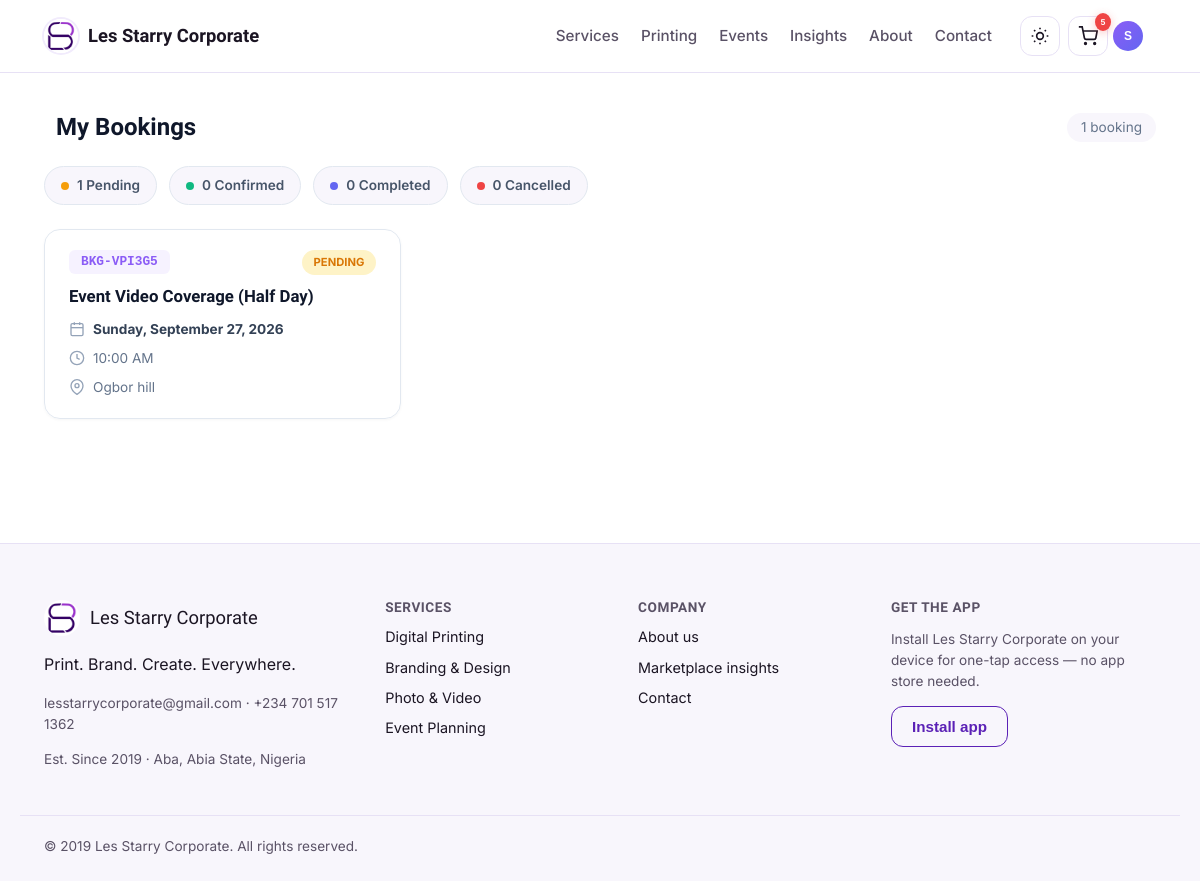
/dashboard/bookings (signed in), run on the app's committed database.
### app/models.py (models this page shows, shortened)
class User(UserMixin, db.Model):
    __tablename__ = "users"
    id = db.Column(db.Integer, primary_key=True)
    full_name = db.Column(db.String(120), nullable=False)
    email = db.Column(db.String(150), unique=True, nullable=False, index=True)
    phone = db.Column(db.String(30))
    password_hash = db.Column(db.String(255), nullable=False)
    is_admin = db.Column(db.Boolean, default=False)
    preferred_theme = db.Column(db.String(20), default="light")
    preferred_currency = db.Column(db.String(10), default="NGN")
    address = db.Column(db.String(255), nullable=True)
    last_login = db.Column(db.DateTime, nullable=True)
    created_at = db.Column(db.DateTime, default=datetime.utcnow)
    updated_at = db.Column(db.DateTime, default=datetime.utcnow, onupdate=datetime.utcnow)
    bookings = db.relationship(
        "Booking",
        foreign_keys="Booking.user_id",
        back_populates="customer",
        lazy=True
    )
    orders = db.relationship("Order", back_populates="customer", lazy=True)
    cart_items = db.relationship("CartItem", back_populates="owner", lazy=True, cascade="all, delete-orphan")
    reviews = db.relationship("Review", back_populates="author", lazy=True)
    assigned_bookings = db.relationship(
        "Booking",
        foreign_keys="Booking.assigned_staff_id",
        back_populates="assigned_staff",
        lazy=True
    )
    wishlist_items = db.relationship("Wishlist", back_populates="user", lazy=True, cascade="all, delete-orphan")
    notifications = db.relationship("Notification", back_populates="user", lazy=True, cascade="all, delete-orphan")
    activities = db.relationship("ActivityLog", back_populates="user", lazy=True, cascade="all, delete-orphan")

class Booking(db.Model):
    __tablename__ = "bookings"
    id = db.Column(db.Integer, primary_key=True)
    reference = db.Column(db.String(20), unique=True, default=lambda: generate_reference("BKG"))
    user_id = db.Column(db.Integer, db.ForeignKey("users.id"), nullable=False)
    service_id = db.Column(db.Integer, db.ForeignKey("services.id"), nullable=False)
    preferred_date = db.Column(db.Date, nullable=False)
    preferred_time = db.Column(db.Time, nullable=False)
    location = db.Column(db.String(255))
    event_type = db.Column(db.String(100))
    notes = db.Column(db.Text)
    status = db.Column(db.String(30), default="pending")
    guest_count = db.Column(db.Integer, nullable=True)
    estimated_duration = db.Column(db.Integer, nullable=True)
    special_requests = db.Column(db.Text, nullable=True)
    assigned_staff_id = db.Column(db.Integer, db.ForeignKey("users.id", name="fk_booking_assigned_staff"), nullable=True)
    payment_status = db.Column(db.String(20), default="unpaid")
    created_at = db.Column(db.DateTime, default=datetime.utcnow)
    updated_at = db.Column(db.DateTime, default=datetime.utcnow, onupdate=datetime.utcnow)
    confirmed_at = db.Column(db.DateTime, nullable=True)
    cancelled_at = db.Column(db.DateTime, nullable=True)
    customer = db.relationship("User", foreign_keys=[user_id], back_populates="bookings")
    assigned_staff = db.relationship("User", foreign_keys=[assigned_staff_id], back_populates="assigned_bookings")
    service = db.relationship("Service", back_populates="bookings")
    @property
    def display_date(self):
        return self.preferred_date.strftime('%A, %B %d, %Y')
    @property
    def display_time(self):
        return self.preferred_time.strftime('%I:%M %p')

class Service(db.Model):
    __tablename__ = "services"
    id = db.Column(db.Integer, primary_key=True)
    category_id = db.Column(db.Integer, db.ForeignKey("service_categories.id"), nullable=False)
    name = db.Column(db.String(150), nullable=False)
    slug = db.Column(db.String(150), unique=True, nullable=False)
    short_description = db.Column(db.String(255))
    description = db.Column(db.Text)
    image = db.Column(db.String(255), default="img/placeholder-service.jpg")
    additional_images = db.Column(db.Text, nullable=True)
    price = db.Column(db.Float, nullable=False, default=0.0)
    unit = db.Column(db.String(50), default="item")
    compare_at_price = db.Column(db.Float, nullable=True)
    is_on_sale = db.Column(db.Boolean, default=False)
    sale_start_date = db.Column(db.DateTime, nullable=True)
    sale_end_date = db.Column(db.DateTime, nullable=True)
    estimated_delivery_days = db.Column(db.Integer, default=3)
    has_express_option = db.Column(db.Boolean, default=False)
    express_price_multiplier = db.Column(db.Float, default=1.5)
    is_bookable = db.Column(db.Boolean, default=False)
    is_purchasable = db.Column(db.Boolean, default=True)
    is_featured = db.Column(db.Boolean, default=False)
    is_active = db.Column(db.Boolean, default=True)
    stock_quantity = db.Column(db.Integer, default=0)
    low_stock_threshold = db.Column(db.Integer, default=5)
    track_inventory = db.Column(db.Boolean, default=False)
    meta_title = db.Column(db.String(100), nullable=True)
    meta_description = db.Column(db.String(200), nullable=True)
    created_at = db.Column(db.DateTime, default=datetime.utcnow)
    updated_at = db.Column(db.DateTime, default=datetime.utcnow, onupdate=datetime.utcnow)
    category = db.relationship("ServiceCategory", back_populates="services")
    bookings = db.relationship("Booking", back_populates="service", lazy=True)
    reviews = db.relationship("Review", back_populates="service", lazy=True)
    order_items = db.relationship("OrderItem", back_populates="service", lazy=True)
    wishlist_entries = db.relationship("Wishlist", back_populates="service", lazy=True, cascade="all, delete-orphan")

### app/blueprints/dashboard/routes.py (the view)
@dashboard_bp.route("/bookings")
@login_required
def bookings():
    bookings = Booking.query.filter_by(user_id=current_user.id).order_by(Booking.created_at.desc()).all()
    return render_template("dashboard/bookings.html", bookings=bookings)

### app/templates/dashboard/bookings.html (shortened to what this page needs)
{% extends "base.html" %}
{% block content %}
<section class="bookings-page">
  <div class="container">
    <div class="page-header">
      <h1>
        My Bookings
      </h1>
      <div class="count-badge">
        {{ bookings|length }} booking{{ 's' if bookings|length != 1 }}
      </div>
    </div>
    {% if bookings %}
    <div class="stats-bar">
      <div class="stat-pill">
        <span class="stat-dot pending"></span>
        {{ bookings|selectattr('status', 'equalto', 'pending')|list|length }} Pending
      </div>
      <div class="stat-pill">
        <span class="stat-dot confirmed"></span>
        {{ bookings|selectattr('status', 'equalto', 'confirmed')|list|length }} Confirmed
      </div>
      <div class="stat-pill">
        <span class="stat-dot completed"></span>
        {{ bookings|selectattr('status', 'equalto', 'completed')|list|length }} Completed
      </div>
      <div class="stat-pill">
        <span class="stat-dot cancelled"></span>
        {{ bookings|selectattr('status', 'equalto', 'cancelled')|list|length }} Cancelled
      </div>
    </div>
    <div class="bookings-grid">
      {% for b in bookings %}
      <div class="booking-card">
        <div class="booking-header">
          <span class="booking-ref">{{ b.reference }}</span>
          <span class="status-pill status-{{ b.status }}">{{ b.status }}</span>
        </div>
        <h3 class="booking-service">{{ b.service.name }}</h3>
        <div class="booking-meta">
          <div class="meta-row">
            <svg viewBox="0 0 24 24" fill="none" stroke="currentColor" stroke-width="2"><rect x="3" y="4" width="18" height="18" rx="2"/><line x1="16" y1="2" x2="16" y2="6"/><line x1="8" y1="2" x2="8" y2="6"/><line x1="3" y1="10" x2="21" y2="10"/></svg>
            <strong>{{ b.display_date }}</strong>
          </div>
          <div class="meta-row">
            <svg viewBox="0 0 24 24" fill="none" stroke="currentColor" stroke-width="2"><circle cx="12" cy="12" r="10"/><polyline points="12 6 12 12 16 14"/></svg>
            {{ b.display_time }}
          </div>
          {% if b.location %}
          <div class="meta-row">
            <svg viewBox="0 0 24 24" fill="none" stroke="currentColor" stroke-width="2"><path d="M21 10c0 7-9 13-9 13s-9-6-9-13a9 9 0 0 1 18 0z"/><circle cx="12" cy="10" r="3"/></svg>
            {{ b.location }}
          </div>
          {% endif %}
        </div>
      </div>
      {% endfor %}
    </div>
    {% endif %}
  </div>
</section>
{% endblock %}

### app/templates/base.html (shortened to what this page needs)
<!DOCTYPE html>
<html lang="en" data-theme="light">
<head>
<link rel="stylesheet" href="{{ url_for('static', filename='css/style.css') }}">
</head>
<body>
<header class="site-header">
  <div class="container header-inner">
    <a href="{{ url_for('main.index') }}" class="brand">
      <span class="brand-mark" aria-hidden="true">
        <img src="{{ url_for('static', filename='img/brand/logo-mark.png') }}" alt="" width="34" height="34">
      </span>
      <span class="brand-name">{{ company_name }}</span>
    </a>
    <nav class="main-nav" aria-label="Primary">
      <a href="{{ url_for('catalog.list_services') }}">Services</a>
      <a href="{{ url_for('catalog.list_services') }}?category=printing">Printing</a>
      <a href="{{ url_for('catalog.list_services') }}?category=events">Events</a>
      <a href="{{ url_for('main.marketplace_insights') }}">Insights</a>
      <a href="{{ url_for('main.about') }}">About</a>
      <a href="{{ url_for('main.contact') }}">Contact</a>
    </nav>
    <div class="header-actions">
      <button id="theme-toggle" class="icon-btn" aria-label="Toggle dark mode" title="Toggle light/dark mode">
        <svg class="icon-sun" width="20" height="20" viewBox="0 0 24 24" fill="none" stroke="currentColor" stroke-width="2"><circle cx="12" cy="12" r="4"/><path d="M12 2v2M12 20v2M4.9 4.9l1.4 1.4M17.7 17.7l1.4 1.4M2 12h2M20 12h2M4.9 19.1l1.4-1.4M17.7 6.3l1.4-1.4"/></svg>
      </button>
      <a href="{{ url_for('cart.view_cart') }}" class="icon-btn cart-link" aria-label="View cart" id="cartLink">
        <svg width="20" height="20" viewBox="0 0 24 24" fill="none" stroke="currentColor" stroke-width="2"><circle cx="9" cy="21" r="1"/><circle cx="20" cy="21" r="1"/><path d="M1 1h4l2.7 13.4a2 2 0 002 1.6h9.7a2 2 0 002-1.6L23 6H6"/></svg>
        {% if current_user.is_authenticated and cart_count and cart_count > 0 %}
        <span class="badge cart-badge" id="cartBadge">{{ cart_count }}</span>
        {% elif current_user.is_authenticated %}
        <span class="badge cart-badge" id="cartBadge" style="display: none;">0</span>
        {% endif %}
      </a>
      {% if current_user.is_authenticated %}
      <div class="user-menu" id="userMenu">
        <button class="icon-btn user-btn" id="userMenuBtn" aria-haspopup="true" aria-expanded="false" aria-label="User menu">
          <span class="user-avatar">{{ current_user.full_name[0]|upper }}</span>
        </button>
      </div>
      {% else %}
      <a href="{{ url_for('auth.login') }}" class="btn btn-ghost btn-sm">Log in</a>
      <a href="{{ url_for('auth.register') }}" class="btn btn-primary btn-sm">Sign up</a>
      {% endif %}
    </div>
  </div>
</header>
<main id="main-content">
  {% block content %}{% endblock %}
</main>
<footer class="site-footer">
  <div class="container footer-grid">
    <div class="footer-brand">
      <div class="footer-brand-mark">
        <img src="{{ url_for('static', filename='img/brand/logo-mark.png') }}" alt="{{ company_name }} logo" width="36" height="36">
        <span class="brand-name">{{ company_name }}</span>
      </div>
      <p>{{ company_tagline }}</p>
      <p class="footer-meta">{{ company_email }} · {{ company_phone }}</p>
      <p class="footer-meta">Est. {{ company_founded }} · Aba, Abia State, Nigeria</p>
    </div>
    <div class="footer-col">
      <h4>Services</h4>
      <a href="{{ url_for('catalog.list_services') }}?category=printing">Digital Printing</a>
      <a href="{{ url_for('catalog.list_services') }}?category=branding">Branding &amp; Design</a>
      <a href="{{ url_for('catalog.list_services') }}?category=photo-video">Photo &amp; Video</a>
      <a href="{{ url_for('catalog.list_services') }}?category=events">Event Planning</a>
    </div>
    <div class="footer-col">
      <h4>Company</h4>
      <a href="{{ url_for('main.about') }}">About us</a>
      <a href="{{ url_for('main.marketplace_insights') }}">Marketplace insights</a>
      <a href="{{ url_for('main.contact') }}">Contact</a>
    </div>
    <div class="footer-col">
      <h4>Get the app</h4>
      <p class="footer-meta">Install {{ company_name }} on your device for one-tap access — no app store needed.</p>
      <button id="install-btn" class="btn btn-outline" hidden>Install app</button>
    </div>
  </div>
  <div class="container footer-bottom">
    <span>&copy; {{ company_founded.split()[-1] if company_founded else '2026' }} {{ company_name }}. All rights reserved.</span>
  </div>
</footer>
</body>
</html>

### data on the page
User: full_name "S"
Booking: reference "BKG-VPI3G5", status "PENDING", service.name "Event Video Coverage (Half Day)", display_date "Sunday, September 27, 2026", display_time "10:00 AM", location "Ogbor hill"

### other printed values
{{ company_name }} "Les Starry Corporate"
{{ cart_count }} "5"
{{ bookings|length }} "1"
{{ bookings|selectattr('status', 'equalto', 'pending')|list|length }} "1"
{{ bookings|selectattr('status', 'equalto', 'confirmed')|list|length }} "0"
{{ bookings|selectattr('status', 'equalto', 'completed')|list|length }} "0"
{{ bookings|selectattr('status', 'equalto', 'cancelled')|list|length }} "0"
{{ company_tagline }} "Print. Brand. Create. Everywhere."
{{ company_email }} "lesstarrycorporate@gmail.com"
{{ company_phone }} "+234 701 517 1362"
{{ company_founded }} "Since 2019"
{{ company_founded.split()[-1] if company_founded else '2026' }} "2019"
